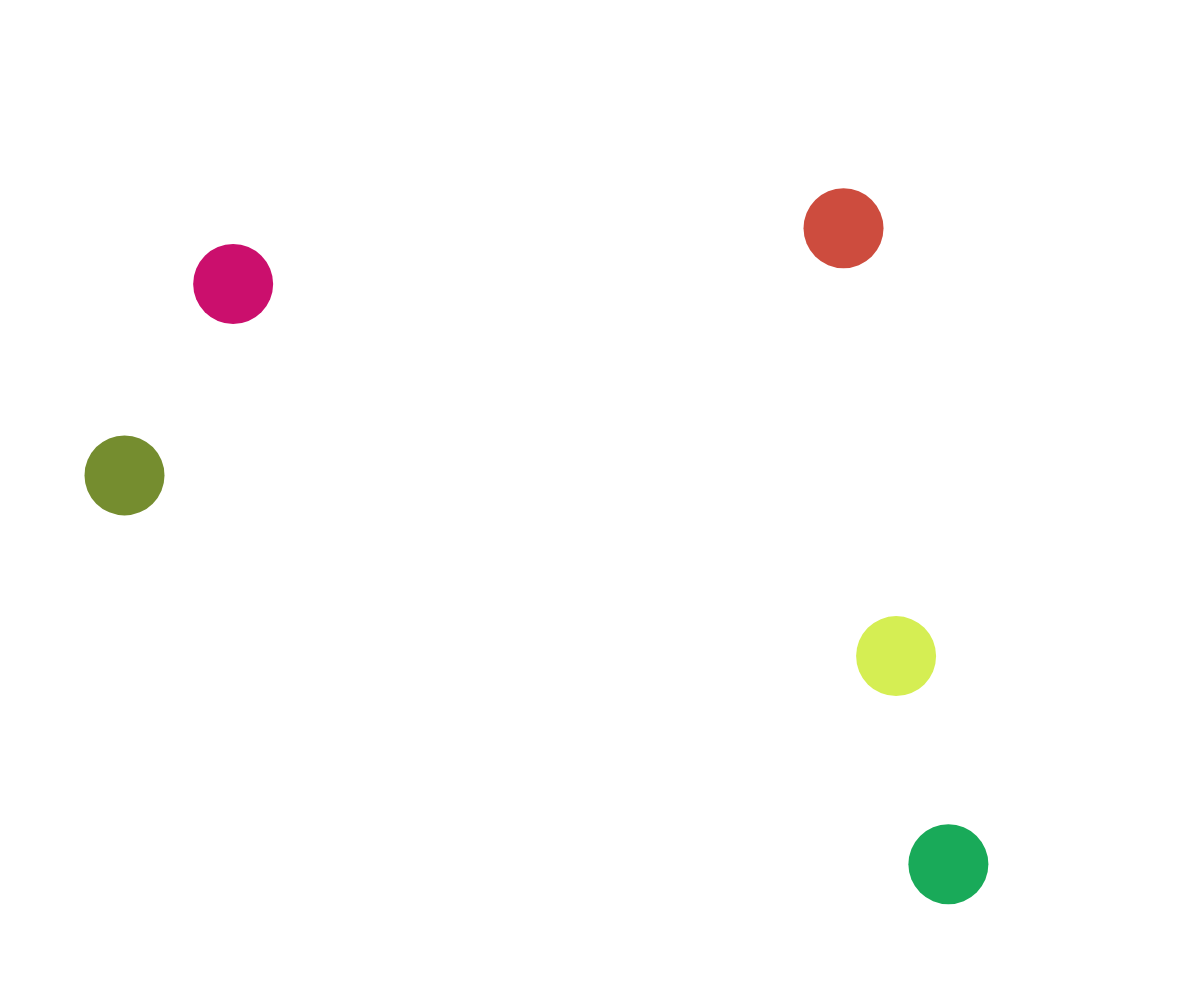
Frame 1 (no input)
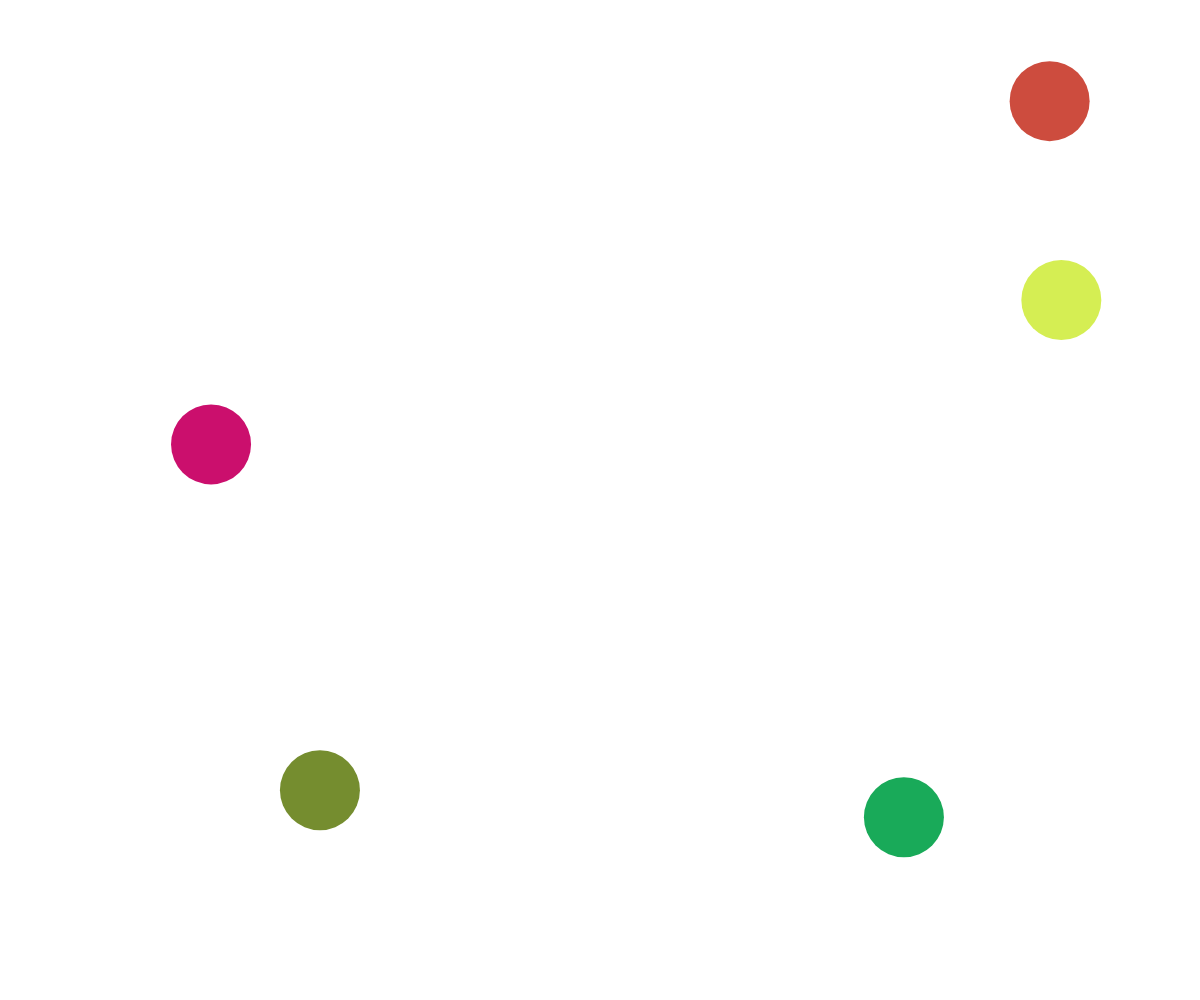
Frame 60 (no input)
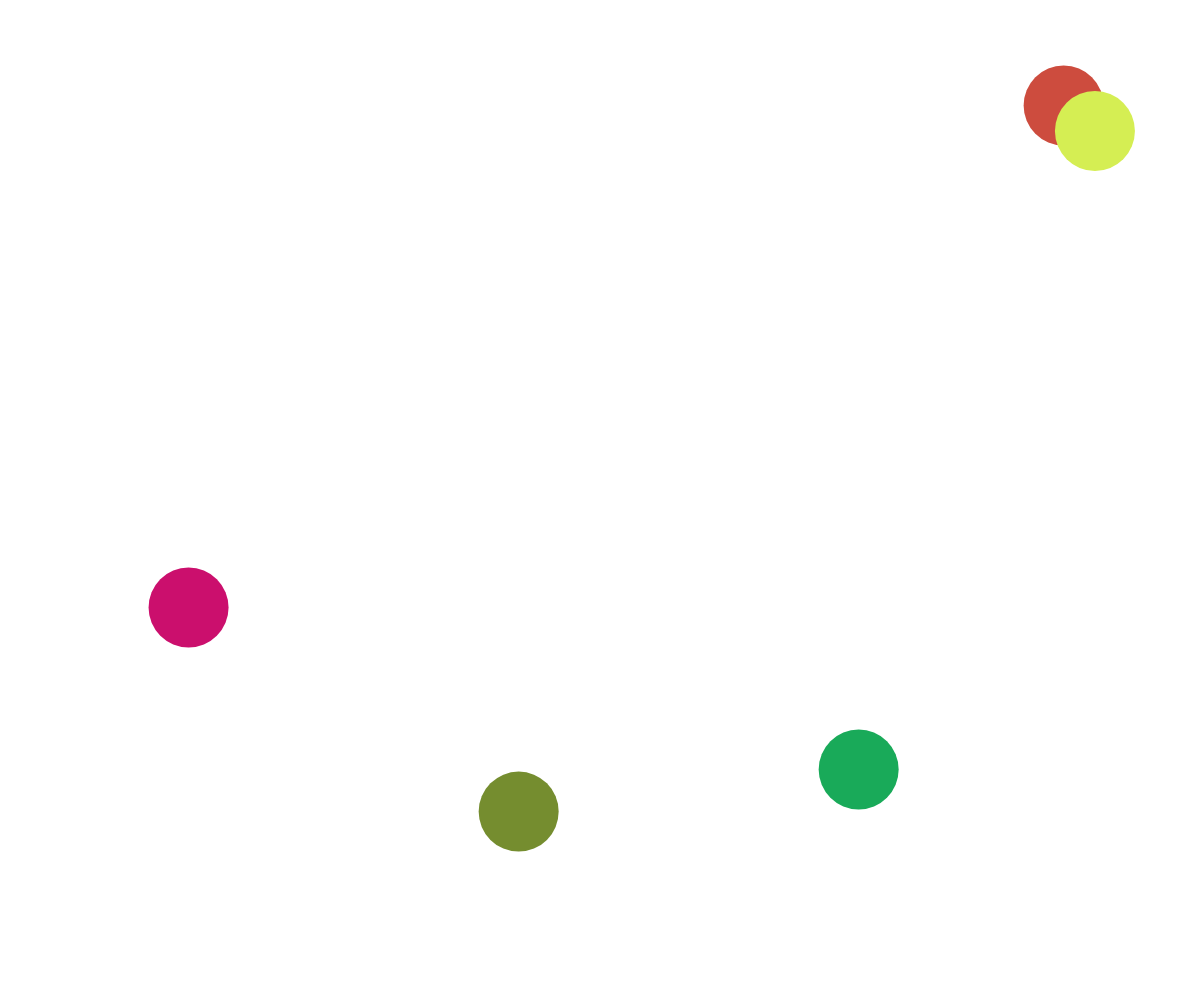
Frame 120 (the mouse pressed at the canvas centre since frame 60)

The p5.js sketch that drew these frames (run headless with seeded random() and noise() and a simulated clock; from frame 60 on, the mouse is pressed at the canvas centre):

// p5.js sketch
// ── sketch.js
// Comp Sci Final Exam Project
// Samuel Wardell
// 17 June, 2025
// 
// Extra for Experts - created a function which checks whether any circle is clicked on and removes any that were from the array

// define constants and ballsArray
const RADIUS_VALUE = 40;
const MAX_SPEED = 7;

let ballsArray = [];


// create canvas and 5 balls at random positions, pushing them each into ballsArray
function setup() {
  createCanvas(windowWidth, windowHeight);
  noStroke();
  for (let i = 0; i < 5; i ++) {
    let theBall = new Ball(random(RADIUS_VALUE, width - RADIUS_VALUE), random(RADIUS_VALUE, height - RADIUS_VALUE), RADIUS_VALUE);
    ballsArray.push(theBall);
  }
}

// draws background and updates and displays each ball in ballsArray
function draw() {
  background(255);
  for (let ball of ballsArray) {
    ball.update();
    ball.display();
  }
}

// when any key is pressed, creates a new ball at a random position and pushes it to ballsArray
function keyPressed() {
  let newBall = new Ball(random(RADIUS_VALUE, width - RADIUS_VALUE), random(RADIUS_VALUE, height - RADIUS_VALUE), RADIUS_VALUE);
  ballsArray.push(newBall);
}

// when the mouse is pressed, iterates through the ballsArray. If the mouse pressed any of the balls, those balls are removed from
// ballsArray
function mousePressed() {
  for (let i = ballsArray.length - 1; i >= 0; i --) {
    if (ballsArray[i].checkIfPointInsideBall(mouseX, mouseY)) {
      ballsArray.splice(i, 1);
    }
  }
}

class Ball {

  // creates a new ball with an x and y determined by input, a random dx and dy, and random r g and b values for colour
  constructor(x, y) {
    this.x = x;
    this.y = y;
    this.dx = random(-MAX_SPEED, MAX_SPEED);
    this.dy = random(-MAX_SPEED, MAX_SPEED);
    this.r = random(255);
    this.g = random(255);
    this.b = random(255);
  }

  // shows the ball as a circle with its randomized colour at this.x and this.y, with a diameter of 2 times the radius
  display() {
    fill(this.r, this.g, this.b);
    circle(this.x, this.y, RADIUS_VALUE * 2);
  }

  // if the ball's edge is thouching the edge of the screen, causes it to bounce back, then updates this.x and this.y by adding
  // this.dx and this.dy respectively
  update() {
    if (this.x + RADIUS_VALUE > width || this.x - RADIUS_VALUE < 0) {
      this.dx = -this.dx;
    }
    if (this.y + RADIUS_VALUE > height || this.y - RADIUS_VALUE < 0) {
      this.dy = -this.dy;
    }

    this.x += this.dx;
    this.y += this.dy;
  }

  // if the clicked point is within the ball, returns true, else returns false
  checkIfPointInsideBall(clickedX, clickedY) {
    if (sqrt(sq(clickedX - this.x) + sq(clickedY - this.y)) < RADIUS_VALUE) {
      return true;
    }
    return false;
  }
}
